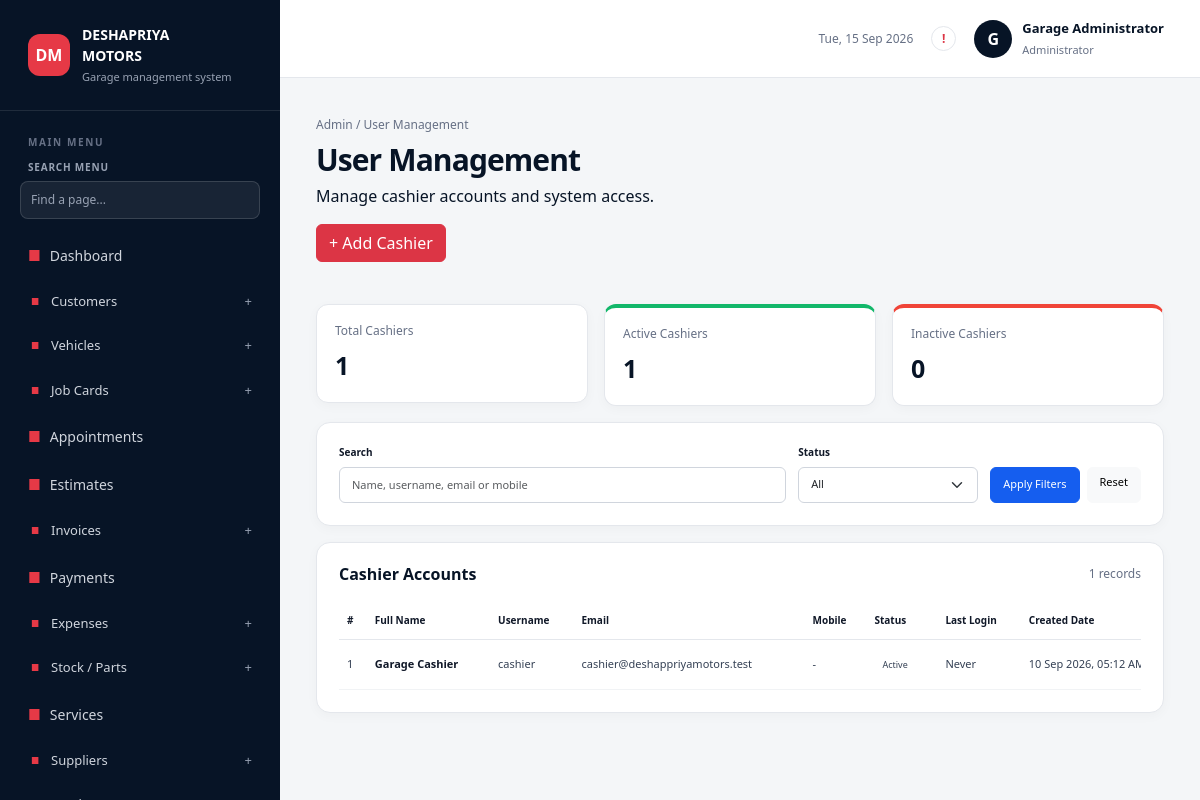
/index.php?page=admin&section=users-cashiers (signed in), run on the app's committed database.
### tables this page shows
CREATE TABLE IF NOT EXISTS `users` (
    `id` BIGINT UNSIGNED NOT NULL AUTO_INCREMENT,
    `name` VARCHAR(120) NOT NULL,
    `username` VARCHAR(80) NULL,
    `email` VARCHAR(190) NULL,
    `mobile` VARCHAR(40) NULL,
    `role` ENUM('administrator', 'cashier') NOT NULL DEFAULT 'cashier',
    `status` ENUM('active', 'inactive') NOT NULL DEFAULT 'active',
    `last_login_at` DATETIME NULL,
    `password` VARCHAR(255) NOT NULL,
    `created_at` TIMESTAMP NULL DEFAULT CURRENT_TIMESTAMP,
    `updated_at` TIMESTAMP NULL DEFAULT CURRENT_TIMESTAMP ON UPDATE CURRENT_TIMESTAMP,
    PRIMARY KEY (`id`),
    UNIQUE KEY `users_email_unique` (`email`),
    UNIQUE KEY `users_username_unique` (`username`)
);

### includes/users.php (called while the page is built, shortened)
<?php
function user_management_input(array $source = []): array
{
    return ['name'=>trim((string)($source['name']??'')),'username'=>strtolower(trim((string)($source['username']??''))),'email'=>strtolower(trim((string)($source['email']??''))),'mobile'=>trim((string)($source['mobile']??'')),'status'=>($source['status']??'active')==='inactive'?'inactive':'active','password'=>(string)($source['password']??''),'password_confirmation'=>(string)($source['password_confirmation']??'')];
}
function user_management_filters(): array
{
    $status = $_GET['status'] ?? '';
    return ['search'=>trim((string)($_GET['search']??'')),'status'=>in_array($status,['active','inactive'],true)?$status:''];
}
function cashier_list(array $filters): array
{
    $where=['role="cashier"']; $params=[];
    $statement=database()->prepare('SELECT id,name,username,email,mobile,role,status,last_login_at,created_at FROM users WHERE '.implode(' AND ',$where).' ORDER BY id DESC');$statement->execute($params);return $statement->fetchAll();
}
function cashier_counts(): array
{
    return database()->query('SELECT COUNT(*) AS total,SUM(status="active") AS active,SUM(status="inactive") AS inactive FROM users WHERE role="cashier"')->fetch()?:['total'=>0,'active'=>0,'inactive'=>0];
}
function handle_user_management_request(string $section): void
{
    ensure_user_access_columns();$filters=user_management_filters();$id=max(0,(int)($_GET['id']??$_POST['id']??0));$modal=in_array($_GET['modal']??'', ['add','view','edit','password'],true)?$_GET['modal']:'';$errors=[];$input=user_management_input($_POST);
    $selected=$id>0?cashier_by_id($id):null;if(!$input['name']&&in_array($modal,['edit','view'],true)&&$selected)$input=user_management_input($selected);$counts=cashier_counts();$rows=cashier_list($filters);$title='User Management';require __DIR__.'/../includes/header.php';require __DIR__.'/../views/users.php';require __DIR__.'/../includes/footer.php';
}

### config/database.php (called while the page is built, shortened)
<?php
function database(): PDO
{
    static $pdo;
    if ($pdo instanceof PDO) {
        return $pdo;
    }
    $env = [];
    $host = $env['DB_HOST'] ?? '127.0.0.1';
    $port = $env['DB_PORT'] ?? '3306';
    $name = $env['DB_DATABASE'] ?? 'deshapriya_motors';
    $user = $env['DB_USERNAME'] ?? 'root';
    $password = $env['DB_PASSWORD'] ?? '';
    $dsn = "mysql:host={$host};port={$port};dbname={$name};charset=utf8mb4";
    $pdo = new PDO($dsn, $user, $password, [
        PDO::ATTR_ERRMODE => PDO::ERRMODE_EXCEPTION,
        PDO::ATTR_DEFAULT_FETCH_MODE => PDO::FETCH_ASSOC,
        PDO::ATTR_EMULATE_PREPARES => true,
    ]);
    return $pdo;
}

### includes/auth.php (called while the page is built, shortened)
<?php
require_once __DIR__ . '/../config/database.php';
require_once __DIR__ . '/functions.php';
function ensure_user_access_columns(): void
{
    static $ready = false;
    if ($ready) return;
    $pdo = database();
    $columns = $pdo->query('SHOW COLUMNS FROM users')->fetchAll(PDO::FETCH_COLUMN);
    $emailColumn = $pdo->query('SHOW COLUMNS FROM users LIKE "email"')->fetch();
    $missing = $pdo->query("SELECT id, email FROM users WHERE username IS NULL OR username = ''")->fetchAll();
    $indexes = $pdo->query('SHOW INDEX FROM users')->fetchAll();
    foreach ($indexes as $index) {
        if (($index['Key_name'] ?? '') === 'users_username_unique') $hasUsernameIndex = true;
    }
}
function current_user(): ?array
{
    static $user;
    if ($user !== null) {
        return $user;
    }
    ensure_user_access_columns();
    $statement = database()->prepare('SELECT id, name, username, email, mobile, role, status, last_login_at FROM users WHERE id = :id LIMIT 1');
    $statement->execute(['id' => $_SESSION['user_id']]);
    $record = $statement->fetch() ?: null;
    return $user = $record;
}
function require_auth(): void
{
    if (current_user() === null) {
        redirect('index.php?page=login');
    }
}

### includes/functions.php (called while the page is built, shortened)
<?php
function e(?string $value): string
{
    return htmlspecialchars($value ?? '', ENT_QUOTES, 'UTF-8');
}

### views/users.php (the view, shortened to what this page needs)
<?php $formatDate=static function(?string $date,string $fallback='Never'):string{return $date?date('d M Y, h:i A',strtotime($date)):$fallback;}; ?>
<div class="admin-page-heading users-page-heading"><div><div class="breadcrumb-line">Admin / User Management</div><h1>User Management</h1><p>Manage cashier accounts and system access.</p></div><a class="btn btn-danger" href="index.php?page=admin&amp;section=users-cashiers&amp;modal=add">+ Add Cashier</a></div>
<div class="row g-3 admin-kpi-row users-summary"><div class="col-sm-6 col-xl-4"><div class="admin-kpi"><span>Total Cashiers</span><strong><?= (int)$counts['total'] ?></strong></div></div><div class="col-sm-6 col-xl-4"><div class="admin-kpi user-kpi-active"><span>Active Cashiers</span><strong><?= (int)$counts['active'] ?></strong></div></div><div class="col-sm-6 col-xl-4"><div class="admin-kpi user-kpi-inactive"><span>Inactive Cashiers</span><strong><?= (int)$counts['inactive'] ?></strong></div></div></div>
<section class="admin-panel users-filter-panel"><form class="users-filter-form" method="get"><label>Search<input class="form-control" name="search" value="<?= e($filters['search']) ?>" placeholder="Name, username, email or mobile"></label><label>Status<select class="form-select" name="status"><option value="">All</option></select></label><div class="users-filter-actions"><button class="btn btn-primary" type="submit">Apply Filters</button><a class="btn btn-light" href="index.php?page=admin&amp;section=users-cashiers">Reset</a></div></form></section>
<section class="admin-panel users-table-panel"><div class="panel-heading"><h2>Cashier Accounts</h2><span class="muted-label"><?= count($rows) ?> records</span></div><div class="table-responsive"><table class="table admin-table users-table"><thead><tr><th>#</th><th>Full Name</th><th>Username</th><th>Email</th><th>Mobile</th><th>Status</th><th>Last Login</th><th>Created Date</th></tr></thead><tbody><?php if(!$rows): ?><tr><td colspan="9" class="empty-table">No cashier accounts found.</td></tr><?php else: ?><?php foreach($rows as $number=>$row): ?><tr><td><?=$number+1?></td><td><strong><?=e($row['name'])?></strong></td><td><?=e($row['username'])?></td><td><?=e($row['email']?:'-')?></td><td><?=e($row['mobile']?:'-')?></td><td><span class="status-badge status-<?=e($row['status'])?>"><?=e(ucfirst($row['status']))?></span></td><td><?=e($formatDate($row['last_login_at']))?></td><td><?=e($formatDate($row['created_at'],'-'))?></td></tr><?php endforeach; ?><?php endif; ?></tbody></table></div></section>

### index.php (shortened to what this page needs)
<?php
require_once __DIR__ . '/includes/auth.php';
$page = $_GET['page'] ?? (current_user() ? 'dashboard' : 'login');
if ($page === 'admin') {
    require_auth();
    $user = current_user();
    $section = preg_replace('/[^a-z0-9_-]/i', '', $_GET['section'] ?? 'dashboard');
    if ($section === 'users-cashiers') {
        require_once __DIR__ . '/includes/users.php';
        handle_user_management_request($section);
        exit;
    }
    exit;
}

### includes/header.php (shortened to what this page needs)
<?php $user = current_user(); $isAdmin = $user['role'] === 'administrator'; $pendingCashHandoverCount = 0; $pendingAdvanceRequestCount = 0; if ($isAdmin) { try { require_once __DIR__ . '/cashier-advances.php'; ensure_cashier_advance_table(); $pendingCashHandoverCount = (int) database()->query("SELECT COUNT(*) FROM cashier_registers WHERE handover_status = 'pending'")->fetchColumn(); $pendingAdvanceRequestCount = (int) database()->query("SELECT COUNT(*) FROM cashier_advance_requests WHERE status = 'pending'")->fetchColumn(); } catch (Throwable $ignored) {} } ?>
<!doctype html>
<html lang="en">
<head>
    <link href="https://cdn.jsdelivr.net/npm/bootstrap@5.3.3/dist/css/bootstrap.min.css" rel="stylesheet">
    <link href="assets/css/style.css?v=<?= (int) filemtime(__DIR__ . '/../assets/css/style.css') ?>" rel="stylesheet">
</head>
<body class="<?= $isAdmin ? 'admin-user' : 'cashier-user' ?>">
<?php $referenceLayout = $isAdmin && (strpos((string) ($section ?? ''), 'customers') === 0 || strpos((string) ($section ?? ''), 'vehicles') === 0 || strpos((string) ($section ?? ''), 'suppliers') === 0 || strpos((string) ($section ?? ''), 'employees') === 0 || strpos((string) ($section ?? ''), 'jobcards') === 0); ?>
<div class="app-shell <?= $referenceLayout ? 'customer-layout' : '' ?> <?= ($section ?? '') === 'vehicles' ? 'vehicle-list-page' : '' ?>">
    <?php require __DIR__ . ($isAdmin ? '/admin-sidebar.php' : '/sidebar.php'); ?>
    <div class="main-area">
        <header class="topbar <?= $isAdmin ? 'admin-topbar' : '' ?>">
            <div class="topbar-tools"><span class="header-date d-none d-md-inline"><?= date('D, d M Y') ?></span><?php if ($isAdmin): ?><a class="notification-dot <?= ($pendingCashHandoverCount + $pendingAdvanceRequestCount) > 0 ? 'notification-active' : '' ?>" href="index.php?page=admin&amp;section=cashier-advance-requests" aria-label="Notifications" title="Advance requests and cash handovers"><?= ($pendingCashHandoverCount + $pendingAdvanceRequestCount) > 0 ? ($pendingCashHandoverCount + $pendingAdvanceRequestCount) : '!' ?></a><?php else: ?><span class="notification-dot" aria-label="Notifications">!</span><?php endif; ?><div class="user-chip"><div class="avatar"><?= e(strtoupper(substr($user['name'], 0, 1))) ?></div><div class="d-none d-sm-block"><strong><?= e($user['name']) ?></strong><small><?= e(ucfirst($user['role'])) ?></small></div></div></div>
        </header>
        <main class="content-area">

### includes/admin-sidebar.php (shortened to what this page needs)
<?php
$adminMenu = [
    'Dashboard' => ['dashboard'], 'Customers' => ['customers', 'customers-add'], 'Vehicles' => ['vehicles', 'vehicles-add'],
    'Job Cards' => ['jobcards-new', 'jobcards-pending', 'jobcards-ongoing', 'jobcards-completed'], 'Appointments' => ['appointments'], 'Estimates' => ['estimates'], 'Invoices' => ['invoices', 'invoices-quick'], 'Payments' => ['payments'], 'Expenses' => ['expenses', 'expenses-categories'],
    'Stock / Parts' => ['stock', 'stock-add', 'stock-purchases', 'stock-low'], 'Services' => ['services'], 'Suppliers' => ['suppliers', 'suppliers-add'], 'Employees' => ['employees', 'employees-add', 'employees-salary', 'employees-advances', 'employees-loans', 'employees-attendance'], 'Other Income' => ['other-income'], 'Cashier Handovers' => ['cashier-handovers'], 'Advance Requests' => ['cashier-advance-requests'], 'Bay Management' => ['bays'],
    'Reports' => ['reports-sales', 'reports-job-cards', 'reports-invoices', 'reports-expenses', 'reports-stock', 'reports-customers', 'reports-vehicles', 'reports-mechanics', 'reports-bays', 'reports-payments', 'reports-profit-loss', 'reports-today-profit'], 'User Management' => ['users-cashiers'], 'Settings' => ['settings'],
];
?><aside class="sidebar admin-sidebar" data-sidebar>
    <div class="brand"><div class="brand-mark">DM</div><div><strong>DESHAPRIYA<br>MOTORS</strong><small>Garage management system</small></div></div>
    <nav class="sidebar-nav"><span class="nav-label">Main menu</span><label class="sidebar-search"><span>Search menu</span><input type="search" placeholder="Find a page..." autocomplete="off" data-sidebar-search></label><div data-sidebar-items><?php foreach ($adminMenu as $group => $items): ?><?php if (count($items) === 1): ?><a class="nav-link <?= $section === $items[0] || ($items[0] === 'dashboard' && ($section ?? '') === '') ? 'active' : '' ?>" data-sidebar-item href="index.php?page=admin&amp;section=<?= e($items[0]) ?>"><span><?= $section === $items[0] ? '&#9679;' : '&#9632;' ?></span><?= e($group) ?></a><?php else: ?><details class="nav-group" <?= in_array($section, $items, true) ? 'open' : '' ?> data-sidebar-group><summary><span class="nav-group-icon">&#9632;</span><?= e($group) ?></summary><?php foreach ($items as $item): ?><a class="nav-sublink <?= $section === $item ? 'active' : '' ?>" data-sidebar-item href="index.php?page=admin&amp;section=<?= e($item) ?>"><?= e($labels[$item] ?? $item) ?></a><?php endforeach; ?></details><?php endif; ?><?php endforeach; ?></div><p class="sidebar-no-results" data-sidebar-no-results hidden>No matching pages found.</p></nav>
</aside>

### includes/footer.php (shortened to what this page needs)
        </main>
    </div>
</div>
</body>
</html>

### data on the page
users: name "G", name "Garage Administrator", role "Administrator"
users: name "Garage Cashier", username "cashier", email "cashier@deshappriyamotors.test", mobile "-", status "Active", last_login_at "Never", created_at "10 Sep 2026, 05:12…"

### other printed values
$group "Dashboard"
$group "Customers"
$group "Vehicles"
$group "Job Cards"
$group "Appointments"
$group "Estimates"
$group "Invoices"
$group "Payments"
$group "Expenses"
$group "Stock / Parts"
$group "Services"
$group "Suppliers"
$counts['total'] "1"
$counts['active'] "1"
$counts['inactive'] "0"
